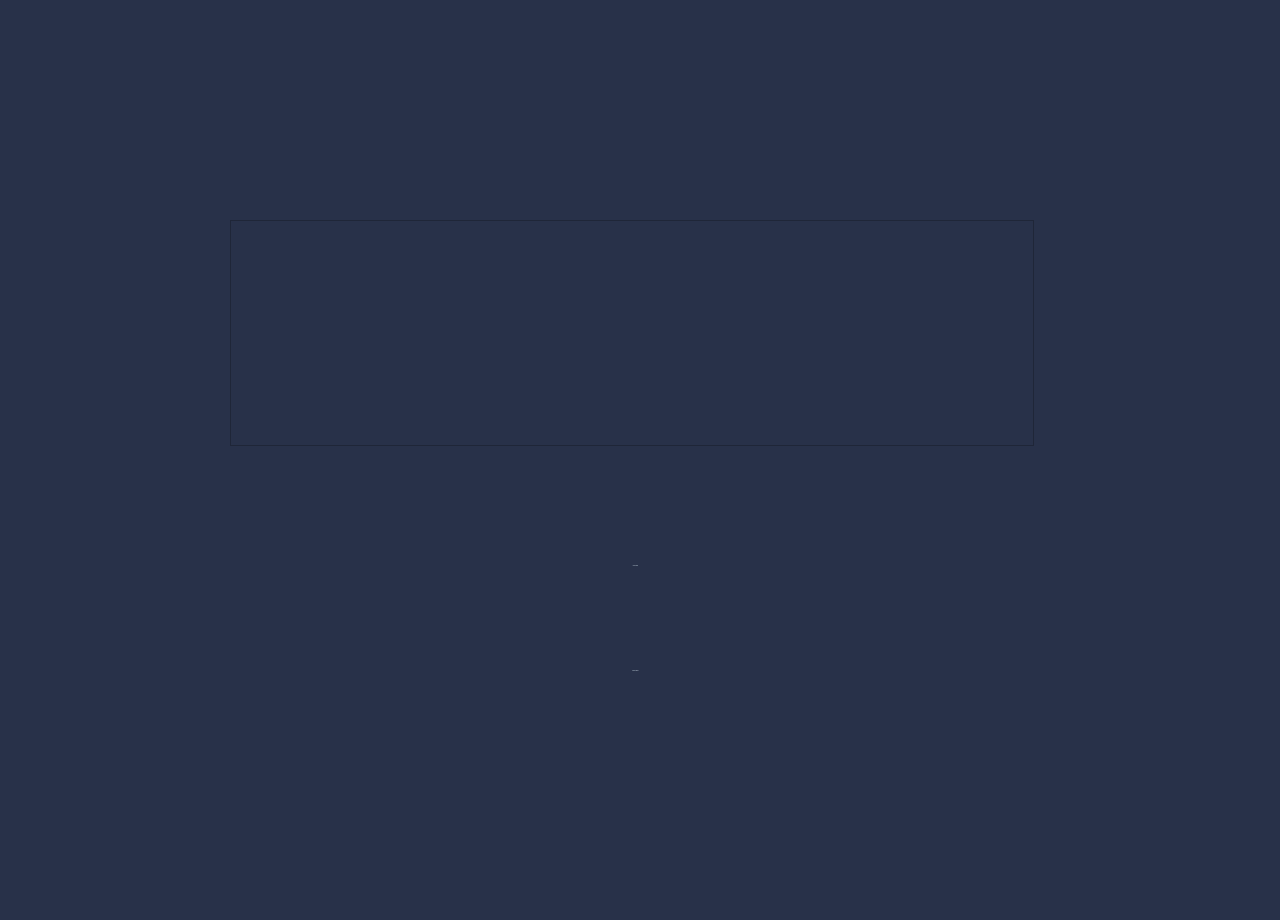
<?xml version="1.0" encoding="UTF-8"?>
<ui version="4.0">
 <class>WelcomeWidget</class>
 <widget class="QWidget" name="WelcomeWidget">
  <property name="geometry">
   <rect>
    <x>0</x>
    <y>0</y>
    <width>1280</width>
    <height>920</height>
   </rect>
  </property>
  <property name="windowTitle">
   <string>NoGo</string>
  </property>
  <property name="styleSheet">
   <string notr="true">background-color: rgb(40, 49, 73);</string>
  </property>
  <widget class="QFrame" name="frame">
   <property name="geometry">
    <rect>
     <x>230</x>
     <y>220</y>
     <width>804</width>
     <height>226</height>
    </rect>
   </property>
   <property name="styleSheet">
    <string notr="true">background-image:url(:/pic/WelcomeLogo.png)</string>
   </property>
   <property name="frameShape">
    <enum>QFrame::StyledPanel</enum>
   </property>
   <property name="frameShadow">
    <enum>QFrame::Raised</enum>
   </property>
  </widget>
  <widget class="QPushButton" name="NewGamePushButton">
   <property name="geometry">
    <rect>
     <x>500</x>
     <y>540</y>
     <width>271</width>
     <height>50</height>
    </rect>
   </property>
   <property name="font">
    <font>
     <family>Arial Rounded MT Bold</family>
     <pointsize>-1</pointsize>
     <weight>50</weight>
     <italic>false</italic>
     <bold>false</bold>
     <stylestrategy>PreferAntialias</stylestrategy>
    </font>
   </property>
   <property name="cursor">
    <cursorShape>PointingHandCursor</cursorShape>
   </property>
   <property name="styleSheet">
    <string notr="true">font: 50px &quot;Arial Rounded MT Bold&quot;;
color: rgb(219, 237, 243);</string>
   </property>
   <property name="text">
    <string>New Game</string>
   </property>
   <property name="flat">
    <bool>true</bool>
   </property>
  </widget>
  <widget class="QPushButton" name="ReplayPushButton">
   <property name="geometry">
    <rect>
     <x>460</x>
     <y>640</y>
     <width>351</width>
     <height>61</height>
    </rect>
   </property>
   <property name="font">
    <font>
     <family>Arial Rounded MT Bold</family>
     <pointsize>-1</pointsize>
     <weight>50</weight>
     <italic>false</italic>
     <bold>false</bold>
     <stylestrategy>PreferAntialias</stylestrategy>
    </font>
   </property>
   <property name="cursor">
    <cursorShape>PointingHandCursor</cursorShape>
   </property>
   <property name="styleSheet">
    <string notr="true">font: 50px &quot;Arial Rounded MT Bold&quot;;
color: rgb(219, 237, 243);</string>
   </property>
   <property name="text">
    <string>Watch Replay</string>
   </property>
   <property name="flat">
    <bool>true</bool>
   </property>
  </widget>
 </widget>
 <resources/>
 <connections/>
</ui>
